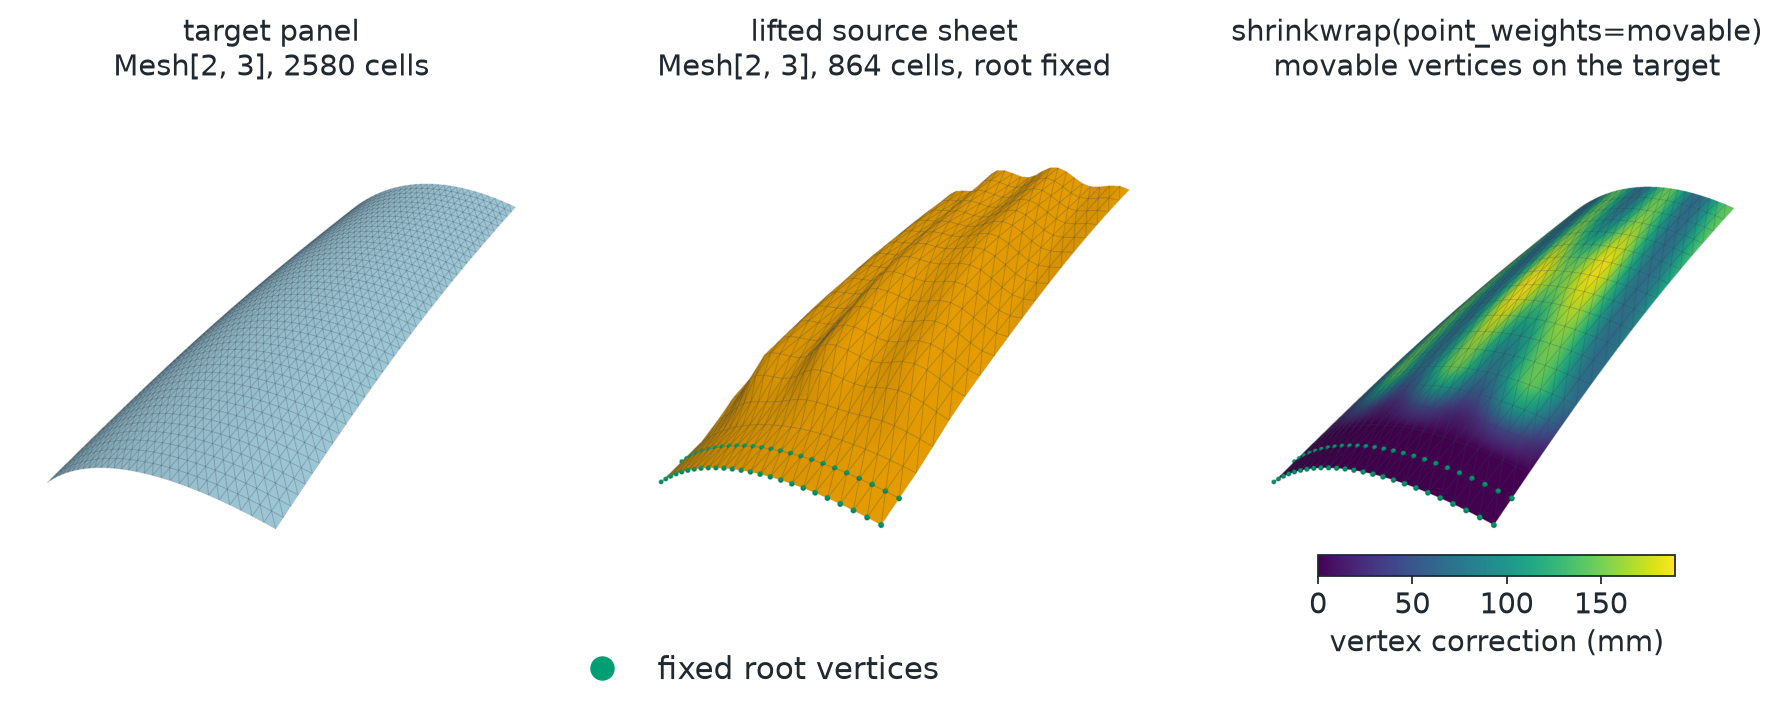

The Python source for this figure:
# SPDX-FileCopyrightText: Copyright (c) 2023 - 2026 NVIDIA CORPORATION & AFFILIATES.
# SPDX-FileCopyrightText: All rights reserved.
# SPDX-License-Identifier: Apache-2.0
#
# Licensed under the Apache License, Version 2.0 (the "License");
# you may not use this file except in compliance with the License.
# You may obtain a copy of the License at
#
#     http://www.apache.org/licenses/LICENSE-2.0
#
# Unless required by applicable law or agreed to in writing, software
# distributed under the License is distributed on an "AS IS" BASIS,
# WITHOUT WARRANTIES OR CONDITIONS OF ANY KIND, either express or implied.
# See the License for the specific language governing permissions and
# limitations under the License.

"""Render shrinkwrap conformance for a curved engineering panel.

This documentation figure is self-contained. It builds both meshes directly
with PyTorch, calls the real :meth:`physicsnemo.mesh.Mesh.shrinkwrap` API, and
renders all three panels with the shared figure style.

The Torch backend is validated on CPU. When CUDA is available, the Warp result
is also checked against Torch.
"""

from __future__ import annotations

import math
from pathlib import Path

import matplotlib.pyplot as plt
import pyvista as pv
import torch
import torch.nn.functional as F
from _style import (
    ACCENT_LIGHTING,
    FIXED,
    FOURTH,
    SEQUENTIAL,
    SURFACE,
    SURFACE_EDGE,
    mesh_label,
    save,
    spheres,
)
from matplotlib.colors import Normalize
from matplotlib.lines import Line2D

from physicsnemo.mesh import Mesh
from physicsnemo.mesh.io import to_pyvista

pv.OFF_SCREEN = True

OUTPUT = Path(__file__).with_suffix(".png")
MAX_DISTANCE = 0.34

TARGET_COLOR = SURFACE
SOURCE_COLOR = FOURTH
EDGE_COLOR = SURFACE_EDGE
FIXED_COLOR = FIXED


def structured_cells(
    n_span: int,
    n_width: int,
    *,
    device: torch.device,
) -> torch.Tensor:
    """Triangulate a span-major parameter grid with upward cells."""

    lower_left = (
        torch.arange(n_span - 1, device=device)[:, None] * n_width
        + torch.arange(n_width - 1, device=device)[None, :]
    ).reshape(-1)
    lower_right = lower_left + 1
    upper_left = lower_left + n_width
    upper_right = upper_left + 1
    return torch.cat(
        (
            torch.stack((lower_left, lower_right, upper_left), dim=1),
            torch.stack((lower_right, upper_right, upper_left), dim=1),
        ),
        dim=0,
    )


def panel_surface(
    width_fraction: torch.Tensor,
    span_fraction: torch.Tensor,
) -> torch.Tensor:
    """Evaluate a swept, tapered, compound-curved panel in meters."""

    half_width = 0.78 - 0.20 * span_fraction
    center_sweep = 0.26 * span_fraction + 0.08 * span_fraction.square()
    x = center_sweep + half_width * width_fraction
    y = 2.70 * span_fraction

    crown = 0.205 * (1.0 - width_fraction.square()) * (1.0 - 0.14 * span_fraction)
    longitudinal_bow = 0.17 * span_fraction + 0.038 * torch.sin(
        torch.pi * span_fraction
    )
    twist = -0.050 * span_fraction * width_fraction
    z = crown + longitudinal_bow + twist
    return torch.stack((x, y, z), dim=-1)


def panel_normals(
    width_fraction: torch.Tensor,
    span_fraction: torch.Tensor,
) -> torch.Tensor:
    """Evaluate smooth upward normals with centered differences."""

    epsilon = 1.0e-3
    width_tangent = (
        panel_surface(width_fraction + epsilon, span_fraction)
        - panel_surface(width_fraction - epsilon, span_fraction)
    ) / (2.0 * epsilon)
    span_tangent = (
        panel_surface(width_fraction, span_fraction + epsilon)
        - panel_surface(width_fraction, span_fraction - epsilon)
    ) / (2.0 * epsilon)
    return F.normalize(
        torch.linalg.cross(width_tangent, span_tangent, dim=-1),
        dim=-1,
    )


def parameter_grid(
    n_span: int,
    n_width: int,
    *,
    width_limit: float,
    span_limit: float,
    device: torch.device,
) -> tuple[torch.Tensor, torch.Tensor]:
    """Return span-major parameter coordinates for one panel sheet."""

    span = torch.linspace(0.0, span_limit, n_span, device=device)
    width = torch.linspace(-width_limit, width_limit, n_width, device=device)
    return torch.meshgrid(span, width, indexing="ij")


def build_case(
    device: torch.device | str = "cpu",
) -> tuple[Mesh, Mesh, torch.Tensor]:
    """Build a dense target and an incommensurate lifted source sheet."""

    device = torch.device(device)
    target_span, target_width = parameter_grid(
        44,
        31,
        width_limit=1.0,
        span_limit=1.0,
        device=device,
    )
    target = Mesh(
        points=panel_surface(target_width, target_span).reshape(-1, 3),
        cells=structured_cells(44, 31, device=device),
    )

    source_span, source_width = parameter_grid(
        19,
        25,
        width_limit=0.96,
        span_limit=0.985,
        device=device,
    )
    nominal = panel_surface(source_width, source_span)
    normals = panel_normals(source_width, source_span)

    movable = source_span > 0.10
    transition = ((source_span - 0.10) / 0.18).clamp(0.0, 1.0)
    transition = transition.square() * (3.0 - 2.0 * transition)
    springback = 0.105 + 0.040 * torch.sin(
        3.2 * torch.pi * source_width + 1.55 * torch.pi * source_span
    )
    local_bulge = 0.085 * torch.exp(
        -((source_width - 0.18) / 0.34).square()
        - ((source_span - 0.58) / 0.20).square()
    )
    lift = transition * (springback + local_bulge)

    source = Mesh(
        points=(nominal + lift.unsqueeze(-1) * normals).reshape(-1, 3),
        cells=structured_cells(19, 25, device=device),
    )
    return target, source, movable.reshape(-1)


def shrinkwrap_case(
    target: Mesh,
    source: Mesh,
    movable: torch.Tensor,
    *,
    implementation: str,
    max_distance: float | None = MAX_DISTANCE,
) -> Mesh:
    """Project the sheet while preserving its root attachment strip."""

    return source.shrinkwrap(
        target,
        point_weights=movable,
        max_distance=max_distance,
        implementation=implementation,
    )


def surface_residual(
    target: Mesh,
    result: Mesh,
    movable: torch.Tensor,
    *,
    implementation: str,
) -> float:
    """Return the largest unbounded re-projection motion."""

    projected_again = shrinkwrap_case(
        target,
        result,
        movable,
        implementation=implementation,
        max_distance=None,
    )
    residual = torch.linalg.vector_norm(
        projected_again.points - result.points,
        dim=1,
    )
    return float(residual[movable].max())


def run_backends(
    target: Mesh,
    source: Mesh,
    movable: torch.Tensor,
) -> Mesh:
    """Validate Torch on CPU and Warp on CUDA when CUDA is available."""

    result = shrinkwrap_case(
        target,
        source,
        movable,
        implementation="torch",
    )
    correction = torch.linalg.vector_norm(result.points - source.points, dim=1)
    torch.testing.assert_close(
        correction[~movable],
        torch.zeros_like(correction[~movable]),
        atol=0.0,
        rtol=0.0,
    )
    if not torch.isfinite(result.points).all():
        raise RuntimeError("Torch shrinkwrap produced non-finite coordinates")
    if float(correction[movable].mean()) < 0.05:
        raise RuntimeError("The springback correction is not visually meaningful")

    torch_residual = surface_residual(
        target,
        result,
        movable,
        implementation="torch",
    )
    if torch_residual > 1.0e-5:
        raise RuntimeError(
            f"Torch vertices miss the target by up to {torch_residual:.3e}"
        )

    print(
        "Torch CPU: "
        f"mean correction={1000.0 * float(correction[movable].mean()):.1f} mm, "
        f"max correction={1000.0 * float(correction.max()):.1f} mm, "
        f"surface residual={torch_residual:.1e} m"
    )

    if torch.cuda.is_available():
        target_cuda = target.to("cuda")
        source_cuda = source.to("cuda")
        movable_cuda = movable.to("cuda")
        warp_result = shrinkwrap_case(
            target_cuda,
            source_cuda,
            movable_cuda,
            implementation="warp",
        )
        warp_residual = surface_residual(
            target_cuda,
            warp_result,
            movable_cuda,
            implementation="warp",
        )
        if warp_residual > 1.0e-5:
            raise RuntimeError(
                f"Warp vertices miss the target by up to {warp_residual:.3e}"
            )

        warp_result = warp_result.to("cpu")
        backend_delta = torch.linalg.vector_norm(
            warp_result.points - result.points,
            dim=1,
        )
        max_backend_delta = float(backend_delta[movable].max())
        if max_backend_delta > 2.0e-4:
            raise RuntimeError(
                f"Warp and Torch panel results differ by {max_backend_delta:.3e} m"
            )
        print(
            "Warp CUDA: "
            f"surface residual={warp_residual:.1e} m, "
            f"backend delta={max_backend_delta:.1e} m"
        )

    return result


def camera_position(mesh: Mesh) -> list[list[float]]:
    """Return one rolled three-quarter camera shared by all panels."""

    points = mesh.points.detach().cpu()
    center = 0.5 * (points.amin(dim=0) + points.amax(dim=0))
    diagonal = float((points.amax(dim=0) - points.amin(dim=0)).norm())
    eye = center + points.new_tensor(
        (0.90 * diagonal, -0.95 * diagonal, 0.60 * diagonal)
    )
    view = F.normalize(center - eye, dim=0)
    world_up = points.new_tensor((0.0, 0.0, 1.0))
    screen_right = F.normalize(torch.linalg.cross(view, world_up), dim=0)
    screen_up = F.normalize(
        world_up - torch.dot(world_up, view) * view,
        dim=0,
    )
    roll = math.radians(22.0)
    rolled_up = math.cos(roll) * screen_up + math.sin(roll) * screen_right
    rolled_right = math.cos(roll) * screen_right - math.sin(roll) * screen_up
    pan = -0.035 * diagonal * rolled_right
    return [
        (eye + pan).tolist(),
        (center + pan).tolist(),
        rolled_up.tolist(),
    ]


def render_panel(
    mesh: Mesh,
    camera: list[list[float]],
    movable: torch.Tensor | None = None,
    **kwargs,
):
    """Render one panel from the shared camera and return the image array."""

    plotter = pv.Plotter(off_screen=True, window_size=(1000, 900))
    plotter.enable_anti_aliasing("ssaa")
    plotter.set_background("white")
    plotter.add_mesh(
        to_pyvista(mesh) if "scalars" not in kwargs else kwargs.pop("dataset"),
        smooth_shading=True,
        show_edges=True,
        edge_color=EDGE_COLOR,
        line_width=0.6,
        ambient=0.35,
        diffuse=0.7,
        show_scalar_bar=False,
        **kwargs,
    )
    if movable is not None:
        # Mark the root vertices held by the point-weight mask.
        root = mesh.points[~movable].detach().cpu().numpy()
        plotter.add_mesh(spheres(root, 0.012), color=FIXED_COLOR, **ACCENT_LIGHTING)
    plotter.camera_position = camera
    plotter.camera.zoom(0.95)
    image = plotter.screenshot(return_img=True)
    plotter.close()
    return image


def render(
    target: Mesh,
    source: Mesh,
    result: Mesh,
    movable: torch.Tensor,
) -> None:
    """Render target, lifted source, and fitted result panels."""

    correction_mm = (
        1000.0 * torch.linalg.vector_norm(result.points - source.points, dim=1)
    ).numpy()
    result_pv = to_pyvista(result)
    result_pv.point_data["correction"] = correction_mm
    upper = max(1.0, float(correction_mm.max()))
    camera = camera_position(target)

    panels = (
        (
            f"target panel\n{mesh_label(target)}",
            render_panel(target, camera, color=TARGET_COLOR),
        ),
        (
            f"lifted source sheet\n{mesh_label(source)}, root fixed",
            render_panel(source, camera, movable, color=SOURCE_COLOR),
        ),
        (
            "shrinkwrap(point_weights=movable)\nmovable vertices on the target",
            render_panel(
                result,
                camera,
                movable,
                dataset=result_pv,
                scalars="correction",
                cmap=SEQUENTIAL,
                clim=(0.0, upper),
            ),
        ),
    )
    figure, axes = plt.subplots(1, 3, figsize=(14.0, 5.0))
    for axis, (title, image) in zip(axes, panels, strict=True):
        axis.imshow(image)
        axis.set_title(title)
        axis.set_axis_off()
    colorbar = figure.colorbar(
        plt.cm.ScalarMappable(norm=Normalize(0.0, upper), cmap=SEQUENTIAL),
        cax=axes[2].inset_axes((0.15, -0.06, 0.7, 0.045)),
        orientation="horizontal",
    )
    colorbar.set_label("vertex correction (mm)")
    figure.legend(
        handles=[
            Line2D(
                [0],
                [0],
                marker="o",
                color="none",
                markerfacecolor=FIXED_COLOR,
                markeredgecolor="white",
                markersize=12,
                label="fixed root vertices",
            )
        ],
        loc="lower left",
        bbox_to_anchor=(0.36, 0.0),
        frameon=False,
    )
    save(figure, OUTPUT, tight=True, full_color=True)


def main() -> None:
    """Generate the self-contained documentation figure."""

    target, source, movable = build_case()
    result = run_backends(target, source, movable)
    render(target, source, result, movable)


if __name__ == "__main__":
    main()
